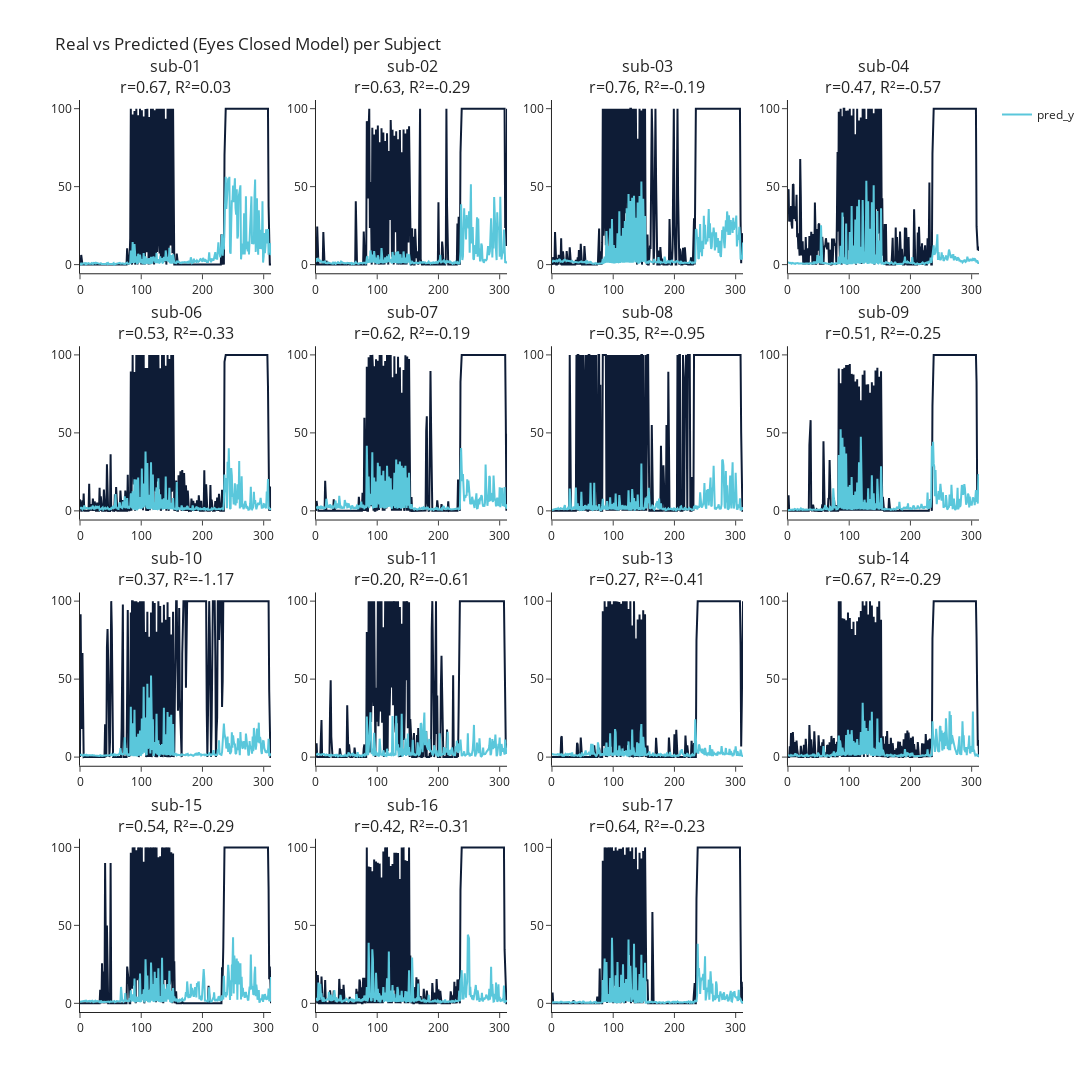

Notebook cell for this chart:
### Code cell
plot_eyesclosed_predictions(predictions_closed, labels_dir_closed,subject_ids=subject_ids, n_timepoints=313, cols=4)

### Figure 1 — Plotly figure (JSON) as saved in the notebook; plotly's stock layout.template omitted (floating-point values rounded to 4 significant figures; data arrays with more than 128 entries replaced by an {"elided": "..."} marker saying what was removed)
{"data": [{"line": {"color": "#0E1C36", "width": 2}, "mode": "lines", "showlegend": false, "type": "scatter", "xaxis": "x", "y": {"elided": "313 float values"}, "yaxis": "y"}, {"line": {"color": "#5AC7DB", "width": 2}, "mode": "lines", "name": "pred_y", "showlegend": true, "type": "scatter", "xaxis": "x", "y": {"elided": "313 float values"}, "yaxis": "y"}, {"line": {"color": "#0E1C36", "width": 2}, "mode": "lines", "showlegend": false, "type": "scatter", "xaxis": "x2", "y": {"elided": "313 float values"}, "yaxis": "y2"}, {"line": {"color": "#5AC7DB", "width": 2}, "mode": "lines", "showlegend": false, "type": "scatter", "xaxis": "x2", "y": {"elided": "313 float values"}, "yaxis": "y2"}, {"line": {"color": "#0E1C36", "width": 2}, "mode": "lines", "showlegend": false, "type": "scatter", "xaxis": "x3", "y": {"elided": "313 float values"}, "yaxis": "y3"}, {"line": {"color": "#5AC7DB", "width": 2}, "mode": "lines", "showlegend": false, "type": "scatter", "xaxis": "x3", "y": {"elided": "313 float values"}, "yaxis": "y3"}, {"line": {"color": "#0E1C36", "width": 2}, "mode": "lines", "showlegend": false, "type": "scatter", "xaxis": "x4", "y": {"elided": "313 float values"}, "yaxis": "y4"}, {"line": {"color": "#5AC7DB", "width": 2}, "mode": "lines", "showlegend": false, "type": "scatter", "xaxis": "x4", "y": {"elided": "313 float values"}, "yaxis": "y4"}, {"line": {"color": "#0E1C36", "width": 2}, "mode": "lines", "showlegend": false, "type": "scatter", "xaxis": "x5", "y": {"elided": "313 float values"}, "yaxis": "y5"}, {"line": {"color": "#5AC7DB", "width": 2}, "mode": "lines", "showlegend": false, "type": "scatter", "xaxis": "x5", "y": {"elided": "313 float values"}, "yaxis": "y5"}, {"line": {"color": "#0E1C36", "width": 2}, "mode": "lines", "showlegend": false, "type": "scatter", "xaxis": "x6", "y": {"elided": "313 float values"}, "yaxis": "y6"}, {"line": {"color": "#5AC7DB", "width": 2}, "mode": "lines", "showlegend": false, "type": "scatter", "xaxis": "x6", "y": {"elided": "313 float values"}, "yaxis": "y6"}, {"line": {"color": "#0E1C36", "width": 2}, "mode": "lines", "showlegend": false, "type": "scatter", "xaxis": "x7", "y": {"elided": "313 float values"}, "yaxis": "y7"}, {"line": {"color": "#5AC7DB", "width": 2}, "mode": "lines", "showlegend": false, "type": "scatter", "xaxis": "x7", "y": {"elided": "313 float values"}, "yaxis": "y7"}, {"line": {"color": "#0E1C36", "width": 2}, "mode": "lines", "showlegend": false, "type": "scatter", "xaxis": "x8", "y": {"elided": "313 float values"}, "yaxis": "y8"}, {"line": {"color": "#5AC7DB", "width": 2}, "mode": "lines", "showlegend": false, "type": "scatter", "xaxis": "x8", "y": {"elided": "313 float values"}, "yaxis": "y8"}, {"line": {"color": "#0E1C36", "width": 2}, "mode": "lines", "showlegend": false, "type": "scatter", "xaxis": "x9", "y": {"elided": "313 float values"}, "yaxis": "y9"}, {"line": {"color": "#5AC7DB", "width": 2}, "mode": "lines", "showlegend": false, "type": "scatter", "xaxis": "x9", "y": {"elided": "313 float values"}, "yaxis": "y9"}, {"line": {"color": "#0E1C36", "width": 2}, "mode": "lines", "showlegend": false, "type": "scatter", "xaxis": "x10", "y": {"elided": "313 float values"}, "yaxis": "y10"}, {"line": {"color": "#5AC7DB", "width": 2}, "mode": "lines", "showlegend": false, "type": "scatter", "xaxis": "x10", "y": {"elided": "313 float values"}, "yaxis": "y10"}, {"line": {"color": "#0E1C36", "width": 2}, "mode": "lines", "showlegend": false, "type": "scatter", "xaxis": "x11", "y": {"elided": "313 float values"}, "yaxis": "y11"}, {"line": {"color": "#5AC7DB", "width": 2}, "mode": "lines", "showlegend": false, "type": "scatter", "xaxis": "x11", "y": {"elided": "313 float values"}, "yaxis": "y11"}, {"line": {"color": "#0E1C36", "width": 2}, "mode": "lines", "showlegend": false, "type": "scatter", "xaxis": "x12", "y": {"elided": "313 float values"}, "yaxis": "y12"}, {"line": {"color": "#5AC7DB", "width": 2}, "mode": "lines", "showlegend": false, "type": "scatter", "xaxis": "x12", "y": {"elided": "313 float values"}, "yaxis": "y12"}, {"line": {"color": "#0E1C36", "width": 2}, "mode": "lines", "showlegend": false, "type": "scatter", "xaxis": "x13", "y": {"elided": "313 float values"}, "yaxis": "y13"}, {"line": {"color": "#5AC7DB", "width": 2}, "mode": "lines", "showlegend": false, "type": "scatter", "xaxis": "x13", "y": {"elided": "313 float values"}, "yaxis": "y13"}, {"line": {"color": "#0E1C36", "width": 2}, "mode": "lines", "showlegend": false, "type": "scatter", "xaxis": "x14", "y": {"elided": "313 float values"}, "yaxis": "y14"}, {"line": {"color": "#5AC7DB", "width": 2}, "mode": "lines", "showlegend": false, "type": "scatter", "xaxis": "x14", "y": {"elided": "313 float values"}, "yaxis": "y14"}, {"line": {"color": "#0E1C36", "width": 2}, "mode": "lines", "showlegend": false, "type": "scatter", "xaxis": "x15", "y": {"elided": "313 float values"}, "yaxis": "y15"}, {"line": {"color": "#5AC7DB", "width": 2}, "mode": "lines", "showlegend": false, "type": "scatter", "xaxis": "x15", "y": {"elided": "313 float values"}, "yaxis": "y15"}], "layout": {"annotations": [{"font": {"size": 16}, "showarrow": false, "text": "sub-01<br>r=0.67, R²=0.03", "x": 0.1062, "xanchor": "center", "xref": "paper", "y": 1, "yanchor": "bottom", "yref": "paper"}, {"font": {"size": 16}, "showarrow": false, "text": "sub-02<br>r=0.63, R²=-0.29", "x": 0.3688, "xanchor": "center", "xref": "paper", "y": 1, "yanchor": "bottom", "yref": "paper"}, {"font": {"size": 16}, "showarrow": false, "text": "sub-03<br>r=0.76, R²=-0.19", "x": 0.6313, "xanchor": "center", "xref": "paper", "y": 1, "yanchor": "bottom", "yref": "paper"}, {"font": {"size": 16}, "showarrow": false, "text": "sub-04<br>r=0.47, R²=-0.57", "x": 0.8938, "xanchor": "center", "xref": "paper", "y": 1, "yanchor": "bottom", "yref": "paper"}, {"font": {"size": 16}, "showarrow": false, "text": "sub-06<br>r=0.53, R²=-0.33", "x": 0.1062, "xanchor": "center", "xref": "paper", "y": 0.73, "yanchor": "bottom", "yref": "paper"}, {"font": {"size": 16}, "showarrow": false, "text": "sub-07<br>r=0.62, R²=-0.19", "x": 0.3688, "xanchor": "center", "xref": "paper", "y": 0.73, "yanchor": "bottom", "yref": "paper"}, {"font": {"size": 16}, "showarrow": false, "text": "sub-08<br>r=0.35, R²=-0.95", "x": 0.6313, "xanchor": "center", "xref": "paper", "y": 0.73, "yanchor": "bottom", "yref": "paper"}, {"font": {"size": 16}, "showarrow": false, "text": "sub-09<br>r=0.51, R²=-0.25", "x": 0.8938, "xanchor": "center", "xref": "paper", "y": 0.73, "yanchor": "bottom", "yref": "paper"}, {"font": {"size": 16}, "showarrow": false, "text": "sub-10<br>r=0.37, R²=-1.17", "x": 0.1062, "xanchor": "center", "xref": "paper", "y": 0.46, "yanchor": "bottom", "yref": "paper"}, {"font": {"size": 16}, "showarrow": false, "text": "sub-11<br>r=0.20, R²=-0.61", "x": 0.3688, "xanchor": "center", "xref": "paper", "y": 0.46, "yanchor": "bottom", "yref": "paper"}, {"font": {"size": 16}, "showarrow": false, "text": "sub-13<br>r=0.27, R²=-0.41", "x": 0.6313, "xanchor": "center", "xref": "paper", "y": 0.46, "yanchor": "bottom", "yref": "paper"}, {"font": {"size": 16}, "showarrow": false, "text": "sub-14<br>r=0.67, R²=-0.29", "x": 0.8938, "xanchor": "center", "xref": "paper", "y": 0.46, "yanchor": "bottom", "yref": "paper"}, {"font": {"size": 16}, "showarrow": false, "text": "sub-15<br>r=0.54, R²=-0.29", "x": 0.1062, "xanchor": "center", "xref": "paper", "y": 0.19, "yanchor": "bottom", "yref": "paper"}, {"font": {"size": 16}, "showarrow": false, "text": "sub-16<br>r=0.42, R²=-0.31", "x": 0.3688, "xanchor": "center", "xref": "paper", "y": 0.19, "yanchor": "bottom", "yref": "paper"}, {"font": {"size": 16}, "showarrow": false, "text": "sub-17<br>r=0.64, R²=-0.23", "x": 0.6313, "xanchor": "center", "xref": "paper", "y": 0.19, "yanchor": "bottom", "yref": "paper"}], "height": 1280, "showlegend": true, "title": {"text": "Real vs Predicted (Eyes Closed Model) per Subject"}, "width": 1800, "xaxis": {"anchor": "y", "domain": [0, 0.2125]}, "xaxis10": {"anchor": "y10", "domain": [0.2625, 0.475]}, "xaxis11": {"anchor": "y11", "domain": [0.525, 0.7375]}, "xaxis12": {"anchor": "y12", "domain": [0.7875, 1]}, "xaxis13": {"anchor": "y13", "domain": [0, 0.2125]}, "xaxis14": {"anchor": "y14", "domain": [0.2625, 0.475]}, "xaxis15": {"anchor": "y15", "domain": [0.525, 0.7375]}, "xaxis16": {"anchor": "y16", "domain": [0.7875, 1]}, "xaxis2": {"anchor": "y2", "domain": [0.2625, 0.475]}, "xaxis3": {"anchor": "y3", "domain": [0.525, 0.7375]}, "xaxis4": {"anchor": "y4", "domain": [0.7875, 1]}, "xaxis5": {"anchor": "y5", "domain": [0, 0.2125]}, "xaxis6": {"anchor": "y6", "domain": [0.2625, 0.475]}, "xaxis7": {"anchor": "y7", "domain": [0.525, 0.7375]}, "xaxis8": {"anchor": "y8", "domain": [0.7875, 1]}, "xaxis9": {"anchor": "y9", "domain": [0, 0.2125]}, "yaxis": {"anchor": "x", "domain": [0.81, 1]}, "yaxis10": {"anchor": "x10", "domain": [0.27, 0.46]}, "yaxis11": {"anchor": "x11", "domain": [0.27, 0.46]}, "yaxis12": {"anchor": "x12", "domain": [0.27, 0.46]}, "yaxis13": {"anchor": "x13", "domain": [0, 0.19]}, "yaxis14": {"anchor": "x14", "domain": [0, 0.19]}, "yaxis15": {"anchor": "x15", "domain": [0, 0.19]}, "yaxis16": {"anchor": "x16", "domain": [0, 0.19]}, "yaxis2": {"anchor": "x2", "domain": [0.81, 1]}, "yaxis3": {"anchor": "x3", "domain": [0.81, 1]}, "yaxis4": {"anchor": "x4", "domain": [0.81, 1]}, "yaxis5": {"anchor": "x5", "domain": [0.54, 0.73]}, "yaxis6": {"anchor": "x6", "domain": [0.54, 0.73]}, "yaxis7": {"anchor": "x7", "domain": [0.54, 0.73]}, "yaxis8": {"anchor": "x8", "domain": [0.54, 0.73]}, "yaxis9": {"anchor": "x9", "domain": [0.27, 0.46]}}}
